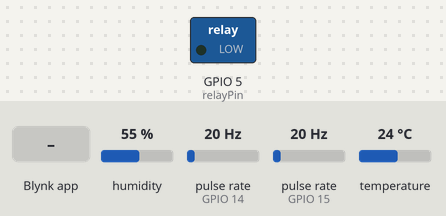
Bench run of a sketch on a simulated ESP32. Shown: switched loads named in the sketch (green lamp = pin HIGH). Wiring (inferred from the names in the program): 2 × pulse sensor: data GPIO 14 / data GPIO 15. The inputs (shaded band) are chosen by the test bench; at power-on: humidity 55 %, pulse rate (sensors on GPIO 14, GPIO 15) 20 Hz, temperature 24 °C. WiFi joins after 1.5 s; servers stay silent unless stated; what the sketch prints to the serial monitor is not drawn.

Above: at 3.0 s.
3.1 s: Blynk app writes 1 to V6
At 5.0 s:
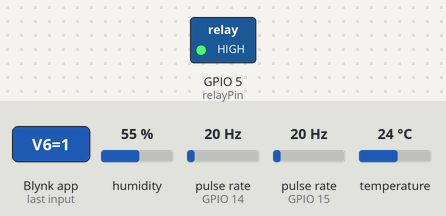
5.3 s: Blynk app writes 0 to V6
At 6.9 s:
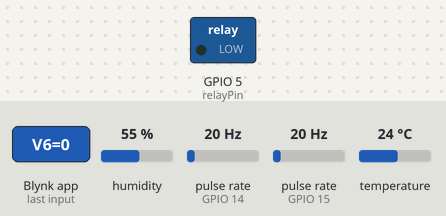
Timing chart, 0 to 8.4 s (numbered marks = the images above; inputs shaded):
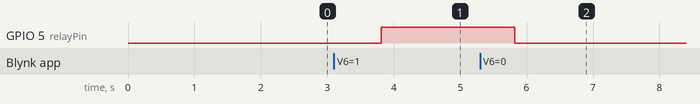

The sketch:

interna-01-2026.ino
```cpp
/*******************************************************
   PROYECTO: PARAÍSO VERDE
   NODO INTERNO - PIE DEL TANQUE

   ¿Qué hace este programa?
   - Mide temperatura y humedad del aire con un AM2302
   - Mide dos caudales de agua:
       1. Caudal del sistema manual
       2. Caudal del sistema de goteo
   - Controla una electroválvula con un relé
   - Envía datos a Blynk
   - Envía datos a ThingSpeak

   Pensado para ESP32
*******************************************************/


/*------------------------------------------------------
  1. DATOS DE BLYNK
  Estas líneas permiten conectar el ESP32 con Blynk.
------------------------------------------------------*/
#define BLYNK_TEMPLATE_ID "TMPL2BUGZ5Xkj"
#define BLYNK_TEMPLATE_NAME "Interno"
#define BLYNK_AUTH_TOKEN "DtvKpvMD0AaDeWZJym4QFEY9TpfAZ7Ew"


/*------------------------------------------------------
  2. LIBRERÍAS
  Son herramientas listas que nos ayudan a no hacer
  todo desde cero.
------------------------------------------------------*/
#include <WiFi.h>
#include <BlynkSimpleEsp32.h>
#include <ThingSpeak.h>
#include <DHT.h>


/*------------------------------------------------------
  3. PINES DEL ESP32
  Aquí le decimos al ESP32 en qué pin está conectado
  cada sensor o actuador.
------------------------------------------------------*/
const int sensorManualPin = 15;   // Sensor de flujo del sistema manual
const int sensorGoteoPin  = 14;   // Sensor de flujo del sistema de goteo
const int relayPin        = 5;    // Relé de la electroválvula

#define DHTPIN 4                  // Pin de datos del AM2302
#define DHTTYPE DHT22             // El AM2302 trabaja como DHT22


/*------------------------------------------------------
  4. CREAR EL OBJETO DEL SENSOR AM2302
  Esto permite usar el sensor de temperatura y humedad.
------------------------------------------------------*/
DHT dht(DHTPIN, DHTTYPE);


/*------------------------------------------------------
  5. VARIABLES DE LOS SENSORES DE FLUJO
  Los sensores de flujo cuentan pulsos.
  Más pulsos = más agua pasando.
------------------------------------------------------*/
volatile int pulseCountManual = 0;   // Pulsos del sistema manual
volatile int pulseCountGoteo  = 0;   // Pulsos del sistema de goteo

float flowRateManual = 0.0;          // Caudal calculado del sistema manual
float flowRateGoteo  = 0.0;          // Caudal calculado del sistema de goteo


/*------------------------------------------------------
  6. VARIABLES DE TEMPERATURA Y HUMEDAD
------------------------------------------------------*/
float humidity = 0.0;                // Humedad del aire
float temperature = 0.0;             // Temperatura del aire
bool am2302ReadSuccess = false;      // Indica si la lectura salió bien


/*------------------------------------------------------
  7. DATOS DE WIFI
  Aquí va el nombre de la red y su contraseña.
------------------------------------------------------*/
const char* ssid[] = {
  "ParaisoVerde2026"
};

const char* password[] = {
  "RAS.2026"
};

const int wifiNetworks = sizeof(ssid) / sizeof(ssid[0]);


/*------------------------------------------------------
  8. DATOS DE THINGSPEAK
------------------------------------------------------*/
WiFiClient client;
unsigned long myChannelNumber = 2645204;
const char * myWriteAPIKey = "0I78ZAWCIPZ92VJW";


/*------------------------------------------------------
  9. TEMPORIZADORES DE BLYNK
  Sirven para ejecutar funciones cada cierto tiempo.
------------------------------------------------------*/
BlynkTimer timer;
BlynkTimer valveTimer;


/*------------------------------------------------------
  10. VARIABLES DE CONTROL DEL SISTEMA
------------------------------------------------------*/
bool systemOn = true;                 // Estado general de la válvula

unsigned long valveRemoteStartTime = 0;
unsigned long valveAutoStartTime = 0;

bool remoteValveActive = false;
bool autoValveActive = false;
bool autoMode = false;

unsigned long lastAutoToggleTime = 0;
unsigned long valveRemainingTime = 0;


/*------------------------------------------------------
  11. FUNCIÓN PARA CONECTARSE AL WIFI
  El ESP32 intenta conectarse a la red disponible.
------------------------------------------------------*/
void connectWiFi() {
  int wifiAttempt = 0;

  while (WiFi.status() != WL_CONNECTED && wifiAttempt < wifiNetworks) {
    WiFi.begin(ssid[wifiAttempt], password[wifiAttempt]);

    Serial.print("Intentando conectar a: ");
    Serial.println(ssid[wifiAttempt]);

    int timeout = 0;
    while (WiFi.status() != WL_CONNECTED && timeout < 20) {
      delay(500);
      Serial.print(".");
      timeout++;
    }

    if (WiFi.status() == WL_CONNECTED) {
      Serial.print("\nConectado a: ");
      Serial.println(ssid[wifiAttempt]);

      WiFi.setTxPower(WIFI_POWER_19_5dBm); // Potencia alta de transmisión
      return;
    }

    Serial.println("\nNo conectó esa red. Probando otra...");
    wifiAttempt++;
  }

  Serial.println("\nNo se pudo conectar a ninguna red WiFi.");
}


/*------------------------------------------------------
  12. INTERRUPCIONES
  Cada vez que pasa agua, el sensor genera pulsos.
  Estas funciones cuentan esos pulsos.

  IRAM_ATTR se usa en ESP32 para interrupciones.
------------------------------------------------------*/
void IRAM_ATTR pulseCounterManual() {
  pulseCountManual++;
}

void IRAM_ATTR pulseCounterGoteo() {
  pulseCountGoteo++;
}


/*------------------------------------------------------
  13. LEER EL SENSOR AM2302
  Este sensor nos da:
  - temperatura del aire
  - humedad del aire

  Ojo:
  No mide humedad del suelo.
------------------------------------------------------*/
void readAM2302Sensor() {
  humidity = dht.readHumidity();
  temperature = dht.readTemperature();

  if (isnan(humidity) || isnan(temperature)) {
    Serial.println("Error leyendo el sensor AM2302");
    am2302ReadSuccess = false;
  } else {
    am2302ReadSuccess = true;

    Serial.print("Humedad del aire: ");
    Serial.print(humidity);
    Serial.print(" %");

    Serial.print(" | Temperatura: ");
    Serial.print(temperature);
    Serial.println(" °C");
  }
}


/*------------------------------------------------------
  14. CALCULAR LOS CAUDALES
  Aquí transformamos pulsos en una medida de caudal.

  IMPORTANTE:
  La fórmula depende del tipo de sensor.
  Estas fórmulas son aproximadas y deben calibrarse.
------------------------------------------------------*/
void calculateFlowRates() {
  // Sensor del sistema manual (ejemplo YF-S201)
  flowRateManual = pulseCountManual / 7.5;

  // Sensor del sistema de goteo (ejemplo YF-S401)
  flowRateGoteo = pulseCountGoteo / (5880.0 / 60.0);
}


/*------------------------------------------------------
  15. ENVIAR DATOS A THINGSPEAK
  Campos propuestos:
  Field 1 = caudal manual
  Field 2 = caudal goteo
  Field 3 = estado del sistema
  Field 4 = humedad del aire
  Field 5 = temperatura
------------------------------------------------------*/
void sendDataToThingSpeak() {
  calculateFlowRates();

  ThingSpeak.setField(1, flowRateManual);
  ThingSpeak.setField(2, flowRateGoteo);
  ThingSpeak.setField(3, systemOn ? 1 : 0);
  ThingSpeak.setField(4, humidity);
  ThingSpeak.setField(5, temperature);

  int result = ThingSpeak.writeFields(myChannelNumber, myWriteAPIKey);

  if (result == 200) {
    Serial.println("Datos enviados correctamente a ThingSpeak.");
  } else {
    Serial.print("Error al enviar datos a ThingSpeak. Código: ");
    Serial.println(result);
  }

  // Reiniciamos los contadores después del envío
  pulseCountManual = 0;
  pulseCountGoteo = 0;
}


/*------------------------------------------------------
  16. ENVIAR DATOS A BLYNK
  Puedes cambiar los pines virtuales si lo deseas.
------------------------------------------------------*/
void sendDataToBlynk() {
  Blynk.virtualWrite(V1, temperature);               // Temperatura
  Blynk.virtualWrite(V2, humidity);                  // Humedad del aire
  Blynk.virtualWrite(V3, flowRateManual);            // Caudal manual
  Blynk.virtualWrite(V4, flowRateGoteo);             // Caudal goteo
  Blynk.virtualWrite(V5, systemOn ? "ON" : "OFF");   // Estado de válvula
}


/*------------------------------------------------------
  17. CONTROLAR LA ELECTROVÁLVULA
  Encender = abrir paso del agua
  Apagar   = cerrar paso del agua
------------------------------------------------------*/
void controlValve(bool state) {
  digitalWrite(relayPin, state ? HIGH : LOW);
  systemOn = state;

  if (state) {
    Serial.println("Electroválvula ENCENDIDA");
  } else {
    Serial.println("Electroválvula APAGADA");
  }
}


/*------------------------------------------------------
  18. CONTROL REMOTO DE LA VÁLVULA
  Si se enciende desde Blynk, puede durar máximo
  15 minutos.
------------------------------------------------------*/
void handleRemoteValve() {
  if (remoteValveActive) {
    valveRemainingTime = 900000 - (millis() - valveRemoteStartTime);

    if (millis() - valveRemoteStartTime >= 900000) {
      controlValve(false);
      remoteValveActive = false;
      valveRemainingTime = 0;

      Serial.println("La válvula se apagó sola después de 15 minutos.");
      Blynk.virtualWrite(V6, 0);
    }
  }
}


/*------------------------------------------------------
  19. MOSTRAR EL TIEMPO RESTANTE EN BLYNK
------------------------------------------------------*/
void updateValveTimerOnBlynk() {
  if (remoteValveActive) {
    Blynk.virtualWrite(V6, valveRemainingTime / 1000);

    Serial.print("Tiempo restante de válvula: ");
    Serial.print(valveRemainingTime / 1000);
    Serial.println(" segundos");
  } else {
    Blynk.virtualWrite(V6, 0);
  }
}


/*------------------------------------------------------
  20. MODO AUTOMÁTICO
  Cada 3 horas abre la válvula 5 minutos.
  Esto es una prueba; luego puedes ajustar tiempos.
------------------------------------------------------*/
void handleAutoValve() {
  if (millis() - lastAutoToggleTime >= 10800000) {   // 3 horas
    controlValve(true);
    autoValveActive = true;
    autoMode = true;
    valveAutoStartTime = millis();
    lastAutoToggleTime = millis();
  }

  if (autoValveActive && millis() - valveAutoStartTime >= 300000) { // 5 min
    controlValve(false);
    autoValveActive = false;
    autoMode = false;
  }
}


/*------------------------------------------------------
  21. SETUP
  Esta parte corre una sola vez al inicio.
------------------------------------------------------*/
void setup() {
  Serial.begin(115200);

  // Configurar pines
  pinMode(sensorManualPin, INPUT_PULLUP);
  pinMode(sensorGoteoPin, INPUT_PULLUP);
  pinMode(relayPin, OUTPUT);

  // Aseguramos que la válvula inicie apagada
  digitalWrite(relayPin, LOW);

  // Iniciar sensor AM2302
  dht.begin();

  // Conectar WiFi
  connectWiFi();

  // Iniciar ThingSpeak
  ThingSpeak.begin(client);

  // Activar interrupciones para contar pulsos de flujo
  attachInterrupt(digitalPinToInterrupt(sensorManualPin), pulseCounterManual, FALLING);
  attachInterrupt(digitalPinToInterrupt(sensorGoteoPin), pulseCounterGoteo, FALLING);

  // Iniciar Blynk
  Blynk.begin(BLYNK_AUTH_TOKEN, WiFi.SSID().c_str(), WiFi.psk().c_str());

  // Temporizadores
  timer.setInterval(2000L, sendDataToBlynk);          // cada 2 segundos
  timer.setInterval(15000L, sendDataToThingSpeak);    // cada 15 segundos
  valveTimer.setInterval(1000L, updateValveTimerOnBlynk); // cada 1 segundo

  Serial.println("Sistema iniciado correctamente.");
}


/*------------------------------------------------------
  22. LOOP
  Esta parte corre una y otra vez sin detenerse.
  Es como el corazón del programa.
------------------------------------------------------*/
void loop() {
  Blynk.run();
  timer.run();
  valveTimer.run();

  // Leer el sensor ambiental
  readAM2302Sensor();

  // Calcular caudales en tiempo real
  calculateFlowRates();

  // Revisar lógica de control
  handleAutoValve();
  handleRemoteValve();

  // Esperar un poco para no leer demasiado rápido el AM2302
  delay(2000);
}


/*------------------------------------------------------
  23. CONTROL DESDE BLYNK
  Con V6 se puede prender o apagar la válvula.
------------------------------------------------------*/
BLYNK_WRITE(V6) {
  int value = param.asInt();

  if (value == 1 && !remoteValveActive) {
    controlValve(true);
    remoteValveActive = true;
    valveRemoteStartTime = millis();

    Serial.println("Electroválvula activada desde Blynk.");
  }
  else if (value == 0 && remoteValveActive) {
    controlValve(false);
    remoteValveActive = false;

    Serial.println("Electroválvula desactivada desde Blynk.");
  }
}
```

Measured:
- after the input at 3.1 s, GPIO 5 (relayPin): LOW → HIGH after 0.71 s
- after the input at 5.3 s, GPIO 5 (relayPin): HIGH → LOW after 0.52 s
